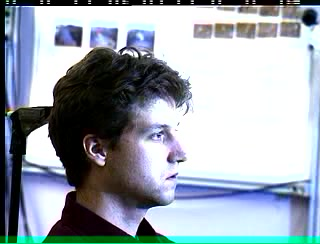
#> input picture CV_exercise#5/CV_exercise#5_eigen_image/keyframes/keyframes/frame_000014.jpg, 320 x 244 px, found by its file name
$ jupyter execute --allow-errors code.ipynb
#> lines starting #> are read from the running program, lines starting #| are printed output that depends on the picture; pictures that were not available may be replaced by others from this repository, and a replacement may not be noted
[cell 1]
# Google Drive mount

from google.colab import drive
drive.mount('/content/drive')

[cell 2]
import os

def set_default_directory(directory):
    """
    기본 작업 디렉토리를 설정하는 함수
    """
    os.chdir(directory)
    print("현재 작업 디렉토리를 설정했습니다:", os.getcwd())

[cell 3]
# ipynb 파일이 있는 위치로 경로 설정
drive_path = '/content/drive/MyDrive/chapter10'
set_default_directory(drive_path)

# Exercise 1 : Gender Recognition

[cell 4]
import numpy as np
import cv2
import os
from sklearn.decomposition import PCA
from matplotlib import pyplot as plt
# Helper function to list files in a directory with a specific extension
def list_files(directory, extension):
    return (f for f in os.listdir(directory) if f.endswith('.' + extension))
# Get images
alignLabel = '_aligned/Data_aligned'
dataFolders = [f'Data{alignLabel}/Male', f'Data{alignLabel}/Female']
imageFiles = [[os.path.join(folder, f) for f in list_files(folder, 'jpg')] for folder in dataFolders]
# Split into training and testing indices
trainingIndices = slice(0, None, 2)  # Even indices
testingIndices = slice(1, None, 2)   # Odd indices
# Compute mean faces
meanFaces = []
for files in imageFiles:
    images = [cv2.imread(file, cv2.IMREAD_GRAYSCALE).astype(np.float32) / 255 for file in files[trainingIndices]]
#> images = 1 item
    meanFace = np.mean(images, axis=0)
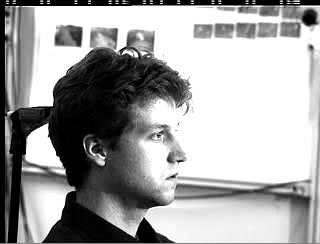
#> meanFace: shape (244, 320) float32; min 0, max 1, mean 0.638
    meanFaces.append(meanFace)
#> pass 2 of the loop `for files in imageFiles:`:
# Display mean faces
plt.figure(figsize=(10, 5))
plt.subplot(1, 3, 1)
plt.imshow(0.5 * (meanFaces[0] + meanFaces[1]), cmap='gray')
plt.title('Average Mean Face')
plt.subplot(1, 3, 2)
plt.imshow(meanFaces[0], cmap='gray')
plt.title('Male Mean Face')
plt.subplot(1, 3, 3)
plt.imshow(meanFaces[1], cmap='gray')
plt.title('Female Mean Face')
plt.show()
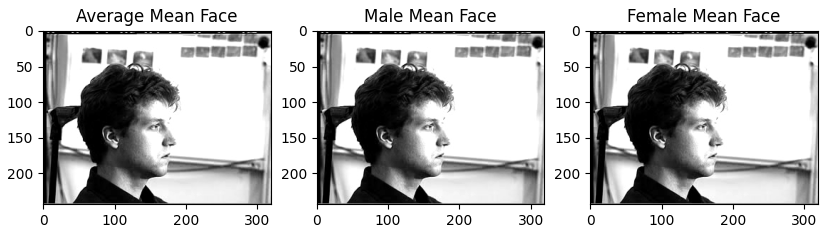
#> figure drawn by matplotlib, 3 panels
# Compute eigenfaces using PCA
pca = PCA(n_components=20)  # 20 components
#> (the rest of this cell did not finish here and is left out)

# Exercise 2 : Illumination Variations

[cell 5]
import cv2
import os

def extract_frames(video_path, output_folder, frame_rate=1):
    # Create the output folder if it doesn't exist
    if not os.path.exists(output_folder):
        os.makedirs(output_folder)

    # Load the video
    video = cv2.VideoCapture(video_path)
    fps = video.get(cv2.CAP_PROP_FPS)  # Frames per second
    interval = int(fps / frame_rate)  # Calculate interval between frames to capture

    frame_count = 0
    while True:
        success, frame = video.read()
        if not success:
            break  # No more frames or error

        # Save frame at specific interval
        if frame_count % interval == 0:
            frame_id = frame_count // interval
            frame_path = os.path.join(output_folder, f"frame_{frame_id}.jpg")
            cv2.imwrite(frame_path, frame)
            print(f"Saved {frame_path}")

        frame_count += 1

    video.release()
    print("Done extracting frames.")

# Example usage
video_file_path = 'light.mpg'
output_directory = 'extracted_frames'
extract_frames(video_file_path, output_directory)

[cell 6]
from PIL import Image
import os

def crop_images(input_folder, output_folder, start_frame, end_frame, crop_box):
    # Ensure the output folder exists
#> called with input_folder = 'keyframes/keyframes', output_folder = 'keyframes_cropped/keyframes_cropped', start_frame = 139, end_frame = 150, crop_box = (73, 27, 209, 204)
    if not os.path.exists(output_folder):
        os.makedirs(output_folder)

    # Loop through the frame range
    for nFrame in range(start_frame, end_frame + 1):
        # Format the filename
        filename = f"frame_{nFrame:06d}.jpg"
        input_path = os.path.join(input_folder, filename)

        # Read the image
        try:
            with Image.open(input_path) as img:
                # Crop the image
                cropped_img = img.crop(crop_box)
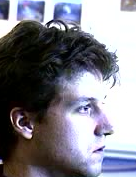
#> cropped_img: PIL image 136x177 RGB; mean R, G, B 127.5, 126.7, 135.8

                # Save the cropped image
                output_path = os.path.join(output_folder, filename)
                cropped_img.save(output_path)
                print(f"Cropped image saved to {output_path}")
        except FileNotFoundError:
            print(f"No file found for {input_path}. Skipping...")
        except Exception as e:
            print(f"Error processing {input_path}: {e}")
#> pass 2 of the loop in crop_images, `for nFrame in range(start_frame, end_frame + 1):`:
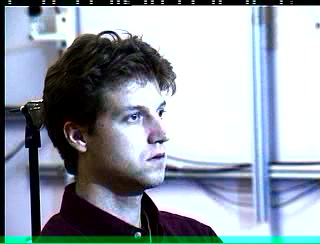
#> input picture CV_exercise#5/CV_exercise#5_eigen_image/keyframes/keyframes/frame_000053.jpg, 320 x 244 px, given in place of frame_000140.jpg, which was not available
#> in crop_images, img is the input picture: PIL image 320x244 RGB; mean R, G, B 149.6, 159.2, 170.2
#> in crop_images, `cropped_img = img.crop(crop_box)`:
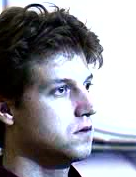
#> cropped_img: PIL image 136x177 RGB; mean R, G, B 143.4, 143.4, 150.4

# Example usage
input_folder = 'keyframes/keyframes'
output_folder = 'keyframes_cropped/keyframes_cropped'
start_frame = 139
end_frame = 150
crop_box = (73, 27, 209, 204)  # (left, upper, right, lower)

crop_images(input_folder, output_folder, start_frame, end_frame, crop_box)

# Exercise 3 : Person Identification

[cell 7]
import numpy as np
import matplotlib.pyplot as plt
import os
import cv2
from sklearn.decomposition import PCA
from sklearn.discriminant_analysis import LinearDiscriminantAnalysis as LDA

# Directory and image size settings
face_dir = 'att_faces_aligned_lighting/att_faces_aligned_lighting'
height, width = 112, 92
num_classes = 40
training_range = range(1, 6)
testing_range = range(6, 11)

# Loading images and labels

def load_images(ranges):
    images = []
    labels = []
    for nClass in range(1, num_classes + 1):
        for idx in ranges:
            file_path = os.path.join(face_dir, f's{nClass}', f'{idx}.pgm')
            img = cv2.imread(file_path, cv2.IMREAD_GRAYSCALE)
            if img is None:
                print(f"Failed to load image: {file_path}")
                continue
            img = img.astype(np.float64) / 255  # Normalize to [0,1]
            images.append(img.ravel())  # Flatten the image
            labels.append(nClass)
#> pass 2 of the loop in load_images, `for nClass in range(1, num_classes + 1):`:
#| Failed to load image: att_faces_aligned_lighting/att_faces_aligned_lighting/s2/1.pgm
    return np.array(images), np.array(labels)

# Load training data
train_images, train_labels = load_images(training_range)
#> train_images = empty array; train_labels = empty array

# PCA Calculation
pca = PCA(n_components=150)  # You can adjust the number of components
#> (the rest of this cell did not finish here and is left out)

[cell 8]
import numpy as np

def add_illumination(img):
    height, width = img.shape
    x, y = np.meshgrid(np.arange(1, width+1), np.arange(1, height+1))
    a = 5 * (np.random.rand() - 0.5) / width
    b = 5 * (np.random.rand() - 0.5) / height
    theta = 0.2
    img_out = img * (1 - theta + theta * np.cos(a * x + b * y))
    return img_out

[cell 9]
import numpy as np
import cv2
import os

def add_illumination(img):
    height, width = img.shape
    x, y = np.meshgrid(np.arange(1, width+1), np.arange(1, height+1))
    a = 5 * (np.random.rand() - 0.5) / width
    b = 5 * (np.random.rand() - 0.5) / height
    theta = 0.2
    img_out = img * (1 - theta + theta * np.cos(a * x + b * y))
    return img_out

input_dir = 'att_faces_aligned/att_faces_aligned'
output_dir = 'att_faces_aligned_lighting/att_faces_aligned_lighting'

# Ensure output directories exist
os.makedirs(output_dir, exist_ok=True)
for i in range(1, 41):
    os.makedirs(os.path.join(output_dir, f's{i}'), exist_ok=True)

# Process each image
for i in range(1, 41):
    for j in range(1, 11):
        file_path = os.path.join(input_dir, f's{i}', f'{j}.pgm')
        img = cv2.imread(file_path, cv2.IMREAD_GRAYSCALE)
        if img is None:
            print(f"Failed to load image: {file_path}")
            continue
        img = img.astype(np.float64) / 255  # Normalize to [0,1]
        img = add_illumination(img)
        img = (img * 255).astype(np.uint8)  # Convert back to 0-255 scale for saving

        # Save as PGM and JPG
        cv2.imwrite(os.path.join(output_dir, f's{i}', f'{j}.pgm'), img)
        cv2.imwrite(os.path.join(output_dir, f's{i}', f'{j}.jpg'), img)
#> pass 2 of the loop `for i in range(1, 41):`:
#| Failed to load image: att_faces_aligned/att_faces_aligned/s2/1.pgm

[cell 10]
import numpy as np
import cv2
import os
import matplotlib.pyplot as plt

def add_illumination(img):
    height, width = img.shape
    x, y = np.meshgrid(np.arange(1, width+1), np.arange(1, height+1))
    a = 5 * (np.random.rand() - 0.5) / width
    b = 5 * (np.random.rand() - 0.5) / height
    theta = 0.2
    img_out = img * (1 - theta + theta * np.cos(a * x + b * y))
    return img_out

input_dir = 'att_faces_aligned/att_faces_aligned'
#> input_dir = 'att_faces_aligned/att_faces_aligned'
output_dir = 'att_faces_aligned_lighting/att_faces_aligned_lighting'

# Ensure output directories exist
os.makedirs(output_dir, exist_ok=True)
for i in range(1, 41):
    os.makedirs(os.path.join(output_dir, f's{i}'), exist_ok=True)

# Process each image
for i in range(1, 41):
    for j in range(1, 11):
        file_path = os.path.join(input_dir, f's{i}', f'{j}.pgm')
        img = cv2.imread(file_path, cv2.IMREAD_GRAYSCALE)
        if img is None:
            print(f"Failed to load image: {file_path}")
#| Failed to load image: att_faces_aligned/att_faces_aligned/s1/1.pgm
            continue
        img = img.astype(np.float64) / 255  # Normalize to [0,1]
        img = add_illumination(img)
        img = (img * 255).astype(np.uint8)  # Convert back to 0-255 scale for saving

        # Save as PGM and JPG
        cv2.imwrite(os.path.join(output_dir, f's{i}', f'{j}.pgm'), img)
        cv2.imwrite(os.path.join(output_dir, f's{i}', f'{j}.jpg'), img)
#> pass 2 of the loop `for i in range(1, 41):`:
#| Failed to load image: att_faces_aligned/att_faces_aligned/s2/1.pgm

# Visualization of some processed images
fig, axs = plt.subplots(nrows=4, ncols=5, figsize=(15, 10))  # Change grid size based on how many images you want to show
axs = axs.flatten()
index = 0

#> (the rest of this cell did not finish here and is left out)
